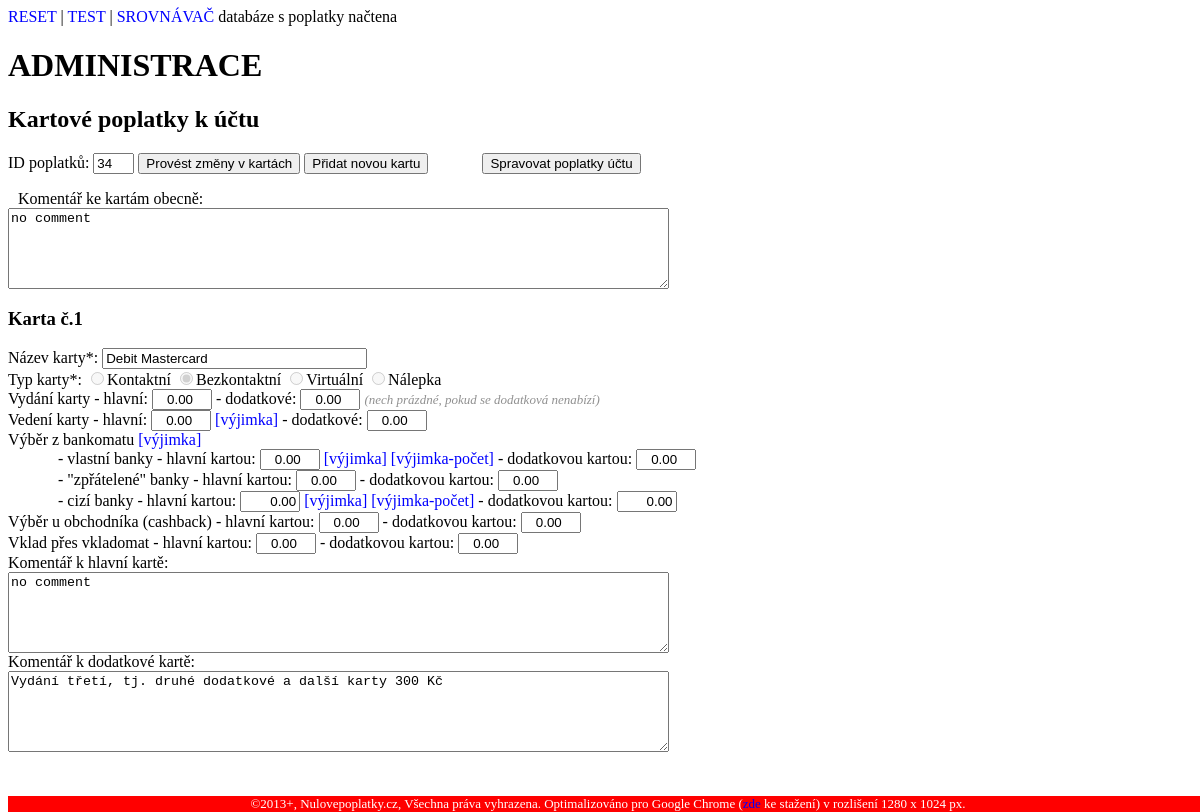
Page /admin_page/admin_karty.php?id=34 (signed in) on the earlier database version.
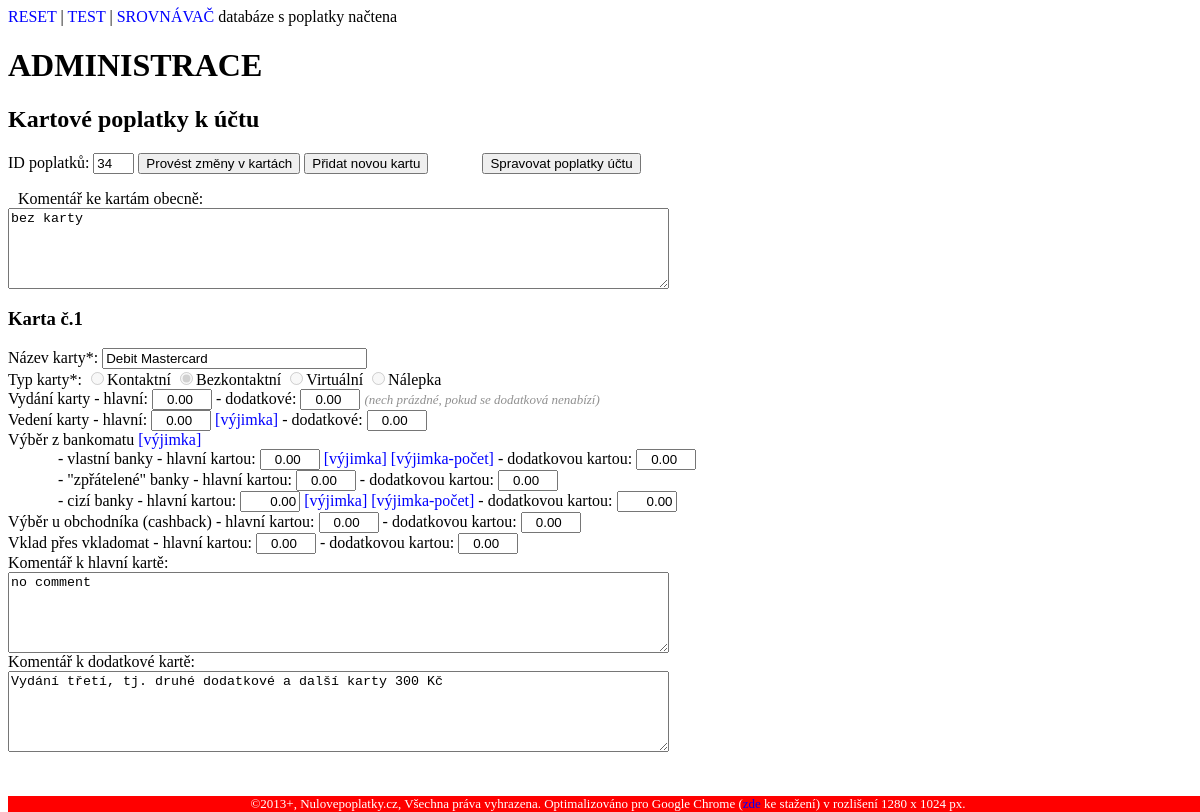
Same page on the later database version.
### tables this page shows
CREATE TABLE `ceny_karty` (
  `ID` int(11) NOT NULL AUTO_INCREMENT,
  `karta_cena_id` int(11) NOT NULL,
  `karta_ID` int(11) NOT NULL,
  `karta_nazev` varchar(55) NOT NULL,
  `karta_druh` varchar(6) NOT NULL,
  `karta_typ` tinyint(4) NOT NULL,
  `kartaH_vedeni` decimal(10,2) DEFAULT NULL,
  `kartaH_vyber1` decimal(10,2) DEFAULT NULL,
  `kartaH_vyber2` decimal(10,2) DEFAULT NULL,
  `kartaH_vyber3` decimal(10,2) DEFAULT NULL,
  `kartaH_cashback` decimal(10,2) DEFAULT NULL,
  `kartaH_vklad` decimal(10,2) DEFAULT NULL,
  `kartaD_vedeni` decimal(10,2) DEFAULT NULL,
  `kartaD_vyber1` decimal(10,2) DEFAULT NULL,
  `kartaD_vyber2` decimal(10,2) DEFAULT NULL,
  `kartaD_vyber3` decimal(10,2) DEFAULT NULL,
  `kartaD_cashback` decimal(10,2) DEFAULT NULL,
  `kartaD_vklad` decimal(10,2) DEFAULT NULL,
  `kartaH_koment` text,
  `kartaD_koment` text,
  `kartaH_vydani` decimal(10,2) DEFAULT NULL,
  `kartaD_vydani` decimal(10,2) DEFAULT NULL,
  PRIMARY KEY (`ID`)
);

CREATE TABLE `ucty_ceny` (
  `cena_id` int(4) NOT NULL AUTO_INCREMENT,
  `cena_ucet_id` int(3) NOT NULL,
  `cena_platnost_od` date NOT NULL,
  `cena_zrizeni` decimal(10,2) DEFAULT '0.00',
  `cena_zruseni` decimal(10,2) DEFAULT '0.00',
  `cena_vedeni` decimal(10,2) DEFAULT NULL,
  `cena_vedeni_podm` tinyint(4) DEFAULT '0',
  `cena_vypis_e` decimal(10,2) DEFAULT NULL,
  `cena_vypis_p` decimal(10,2) DEFAULT NULL,
  `cena_prichozi1` decimal(10,2) DEFAULT NULL,
  `cena_prichozi2` decimal(10,2) DEFAULT NULL,
  `cena_odchozi_tp1` decimal(10,2) DEFAULT NULL,
  `cena_odchozi_tp2` decimal(10,2) DEFAULT NULL,
  `cena_odchozi_online1` decimal(10,2) DEFAULT NULL,
  `cena_odchozi_online2` decimal(10,2) DEFAULT NULL,
  `cena_trans_bal` decimal(10,2) DEFAULT NULL,
  `cena_trans_bal_typ` tinyint(4) DEFAULT NULL,
  `cena_koment_JP` text,
  `cena_koment_PP` text,
  `cena_koment_trans` text,
  `cena_koment_karta` text,
  `cena_odchozi_priorita` decimal(10,2) DEFAULT NULL,
  `cena_inkaso_svoleni` decimal(10,2) DEFAULT NULL,
  `cena_inkaso_odchozi` decimal(10,2) DEFAULT NULL,
  `cena_koment_inkaso` text,
  `cena_kontokorent_zrizeni` decimal(10,2) DEFAULT NULL,
  `cena_kontokorent_vedeni` decimal(10,2) DEFAULT NULL,
  `cena_kontokorent_zruseni` decimal(10,2) DEFAULT NULL,
  `cena_koment_kontokorent` text,
  PRIMARY KEY (`cena_id`)
);

### admin_page/f_karty.php (called while the page is built, shortened)
<?php
function pocetKaretPoplatku($id_poplatku) {
  $req = "select * from ceny_karty where karta_cena_id=$id_poplatku";
  $res = vystup_sql($req);
  return mysql_num_rows($res);
}
?>

### admin_page/admin_karty.php (the view, shortened to what the changed rows need)
<html>
<head>
<LINK rel="stylesheet" type="text/css" href="..\styly.css">
</head>
<body <?php echo (isset($_GET['oprava_karty']) && $_GET['oprava_karty'] <> "" && $_GET['oprava_karty'] <> "Potvrdit" ? "bgcolor=#FFF080" : "bgcolor=#FFFFFF"); ?> text="#000000">
<?php
include 'f_karty.php';
?>
<a href='/admin_page/admin.php'>RESET</a>
| <a href='/admin_page/admin.php?ucet=36&nazevUctu=mKonto&kodBanky=6210&r_cena_d=0&s_popl_karty=Spravovat+poplatky+karet+k+%C3%BA%C4%8Dtu+%282%29&id=81&ucet_vzor=0&platnostOd=2017-05-02&zrizeniUctu=0.00&zrizeniIB=0.00&zrizeniMB=0.00&zrizeniTB=0.00&zrizeniTP_IB=0.00&zrizeniTP_MB=0.00&zrizeniTP_TB=40.00&zruseniUctu=0.00&koment_JP=no+comment&vedeniUctu_podm=0&vedeniUctu=0.00&vedeniIB=0.00&vedeniMB=0.00&vedeniTB=0.00&vypisE=0.00&vypisP=50.00&koment_PP=no+comment&prichozi1=0.00&prichozi2=0.00&odchoziTP1=0.00&odchoziTP2=0.00&odchoziOn1=0.00&odchozi1_IB=0.00&odchozi1_MB=0.00&odchozi1_TB=40.00&odchozi2_IB=0.00&odchozi2_MB=0.00&odchozi2_TB=40.00&odchoziP=&koment_trans=no+comment&inkSvoleni=0.00&inkOdch=0.00&koment_ink=no+comment&kontZrizeni=0.00&kontVedeni=0.00&kontZruseni=0.00&koment_kont=no+comment'>TEST</a>
| <a href=/srovnavac/bezne_ucty>SROVNÁVAČ</a>
<?php
include "../pripojeni_sql.php";
$footer = "<BR>
<div style='background-color:red; text-align:center; position:fixed; color:white; bottom:0px; width:100%; font-size:small'>&copy;2013+, Nulovepoplatky.cz, Všechna práva vyhrazena. Optimalizováno pro Google Chrome (<a href='http://www.google.com/chrome' target='_blank'>zde</a> ke stažení) v rozlišení 1280 x 1024 px.</div>";
?>
<H1>ADMINISTRACE</H1>
<FORM name='karty_admin' method='GET' action=''>
<?php
$sql_karta_d = "SELECT * FROM ceny_karty INNER JOIN ucty_ceny ON ceny_karty.karta_cena_id = ucty_ceny.cena_id
WHERE karta_cena_ID = ".$_GET['id']." ORDER BY karta_id ASC";
$karta_d = vystup_sql($sql_karta_d);
$pocet_karet = pocetKaretPoplatku($_GET['id']);
?>
<H2>Kartové poplatky k účtu <U><?php echo $_GET['nazevUctu']; ?></U></H2>
ID poplatků: <INPUT type='text' name='id' value=<?php echo $_GET['id']; ?> size=2 readonly>
<?php
echo "<INPUT type='submit' name='oprava_karty' value='".(isset($_GET['oprava_karty']) && $_GET['oprava_karty'] == "Provést změny v kartách" ? "Uložit změny v kartách" : "Provést změny v kartách")."'".($pocet_karet == 0 || (isset($_GET['oprava_karty']) && $_GET['oprava_karty'] == "Přidat novou kartu") ? " disabled" : "").">";
$nova_karta = isset($_GET['oprava_karty']) && $_GET['oprava_karty'] == "Přidat novou kartu" ? "Uložit novou kartu" : "Přidat novou kartu";
echo " <INPUT type='submit' name='oprava_karty' value='$nova_karta'".(isset($_GET['oprava_karty']) && $_GET['oprava_karty'] == "Provést změny v kartách" ? " disabled" : "").">";
echo "<span style='letter-spacing:50'>
<INPUT type='submit' name='s_popl_ucet' value='Spravovat poplatky účtu'".
(isset($_GET['oprava_karty']) && ($_GET['oprava_karty'] == "Provést změny v kartách" || $_GET['oprava_karty'] == "Přidat novou kartu") ? " disabled" : "")."></span>";
$komentOb = $pocet_karet > 0 && (!isset($_GET['oprava_karty']) || (isset($_GET['oprava_karty']) && ($_GET['oprava_karty'] <> "Přidat novou kartu" || ($_GET['oprava_karty'] == "Přidat novou kartu" && $pocet_karet > 1)))) ? mysql_result($karta_d, 0, 'cena_koment_karta') : "bez karty";
echo "<p>Komentář ke kartám obecně: <BR><TEXTAREA name='komentOb' cols=80 rows=5".(!isset($_GET['oprava_karty']) || (isset($_GET['oprava_karty']) && $_GET['oprava_karty'] <> "Provést změny v kartách" && $_GET['oprava_karty'] <> "Přidat novou kartu") ? " readonly" : "").">$komentOb</TEXTAREA></p>";
for($i=1; $i<=$pocet_karet; ++$i){
$radek = $i - 1;
  if($i == $pocet_karet && isset($_GET['oprava_karty']) && $_GET['oprava_karty'] == "Přidat novou kartu"){
  $kartaID = $nazevKarty = $typKarty = $vydaniKartyH = $vedeniKartyH = $vyber1H = $vyber2H = $vyber3H = $cashbackH = $vkladH = $vydaniKartyD = $vedeniKartyD = $vyber1D = $vyber2D = $vyber3D = $cashbackD = $vkladD = Null;
  $komentH = $komentD = "no comment";
  }
  else{
    $kartaID = mysql_result($karta_d, $radek, 'karta_ID');
    $nazevKarty = mysql_result($karta_d, $radek, 'karta_nazev');
    $typKarty = mysql_result($karta_d, $radek, 'karta_typ');
    $vedeniKartyH = mysql_result($karta_d, $radek, 'kartaH_vedeni');
    $vyber1H = mysql_result($karta_d, $radek, 'kartaH_vyber1');
    $vyber2H = mysql_result($karta_d, $radek, 'kartaH_vyber2');
    $vyber3H = mysql_result($karta_d, $radek, 'kartaH_vyber3');
    $cashbackH = mysql_result($karta_d, $radek, 'kartaH_cashback');
    $vkladH = mysql_result($karta_d, $radek, 'kartaH_vklad');
    $vedeniKartyD = mysql_result($karta_d, $radek, 'kartaD_vedeni');
    $vyber1D = mysql_result($karta_d, $radek, 'kartaD_vyber1');
    $vyber2D = mysql_result($karta_d, $radek, 'kartaD_vyber2');
    $vyber3D = mysql_result($karta_d, $radek, 'kartaD_vyber3');
    $cashbackD = mysql_result($karta_d, $radek, 'kartaD_cashback');
    $vkladD = mysql_result($karta_d, $radek, 'kartaD_vklad');
    $komentH = mysql_result($karta_d, $radek, 'kartaH_koment');
    $komentD = mysql_result($karta_d, $radek, 'kartaD_koment');
    $vydaniKartyH = mysql_result($karta_d, $radek, 'kartaH_vydani');
    $vydaniKartyD = mysql_result($karta_d, $radek, 'kartaD_vydani');
    }
$karta_readonly = (!isset($_GET['oprava_karty']) || (isset($_GET['oprava_karty']) && $_GET['oprava_karty'] == "Přidat novou kartu" && $kartaID == $i) || isset($_GET['note']) ? " readonly" : "");
$chybi_podm2 = isset($_GET['oprava_karty']) && $_GET['oprava_karty'] == "Přidat novou kartu" && $i == $pocet_karet ? 1 : 0;
$vyj_url = "../admin_page/vyjimky.php?kodBanky=".$_GET['kodBanky']."&ucet=".$_GET['ucet']."&ucetTyp=".$_GET['ucetTyp']."&nazevUctu=".$_GET['nazevUctu']."&id=".$_GET['id']."&r_cena_d=0&vyber_id=&s_popl_karty=";
echo "<H3>Karta č.$i".($chybi_podm2 == 1 ? " - nová karta" : "")."</H3>
<INPUT type='hidden' name='kartaID$i' value='$i'>
Název karty*: <INPUT ".($nazevKarty == "" ? "class='chybi' " : "")."type='text' name='nazevKarty$i' value='$nazevKarty' size=30 maxlength=55$karta_readonly>
".($chybi_podm2 == 1 ? "<input type='checkbox' name='hd' value=1> poplatky za dodatkovou kartu jsou stejné jako za hlavní" : "").
(isset($_GET['oprava_karty']) && $_GET['oprava_karty'] == "Provést změny v kartách" ? "<INPUT type='checkbox' name='smazat_kartu$i' value=1> SMAZAT" : "")."<BR>
Typ karty*:
<INPUT type='radio' name='typKarty$i' value=1".($typKarty == 1 ? " checked" : "").(!isset($_GET['oprava_karty']) || (isset($_GET['oprava_karty']) && $_GET['oprava_karty'] == "Přidat novou kartu" && $kartaID == $i) || isset($_GET['note']) ? " disabled" : "").">Kontaktní
<INPUT type='radio' name='typKarty$i' value=2".($typKarty == 2 ? " checked" : "").(!isset($_GET['oprava_karty']) || (isset($_GET['oprava_karty']) && $_GET['oprava_karty'] == "Přidat novou kartu" && $kartaID == $i) || isset($_GET['note']) ? " disabled" : "").">Bezkontaktní
<INPUT type='radio' name='typKarty$i' value=3".($typKarty == 3 ? " checked" : "").(!isset($_GET['oprava_karty']) || (isset($_GET['oprava_karty']) && $_GET['oprava_karty'] == "Přidat novou kartu" && $kartaID == $i) || isset($_GET['note']) ? " disabled" : "").">Virtuální
<INPUT type='radio' name='typKarty$i' value=4".($typKarty == 4 ? " checked" : "").(!isset($_GET['oprava_karty']) || (isset($_GET['oprava_karty']) && $_GET['oprava_karty'] == "Přidat novou kartu" && $kartaID == $i) || isset($_GET['note']) ? " disabled" : "").">Nálepka<BR>
Vydání karty - hlavní: <INPUT ".($vydaniKartyH == "" ? "class='chybi' " : "")."type='number' name='vydaniKartyH$i' value='$vydaniKartyH' style='text-align:right; width:60'$karta_readonly>
- dodatkové: <INPUT ".($vydaniKartyD == "" ? "class='chybi' " : "")."type='number' name='vydaniKartyD$i' value='$vydaniKartyD' style='text-align:right; width:60'$karta_readonly> <span class='help'>(nech prázdné, pokud se dodatková nenabízí)</span><BR>
Vedení karty - hlavní: <INPUT ".($vedeniKartyH == "" ? "class='chybi' " : "")."type='number' name='vedeniKartyH$i' value='$vedeniKartyH' style='text-align:right; width:60'$karta_readonly>".($chybi_podm2 == 0 ? "<a href='$vyj_url&karta_id=".mysql_result($karta_d, $radek, 'ID')."&vyj_pole=c_kartaH_vedeni&vyj_name=Vedení%20karty%20($nazevKarty)&vyj_puv=$vedeniKartyH#vyj' tabindex='-1'> [výjimka]</a>" : "")."
- dodatkové: <INPUT ".(($vydaniKartyD <> "" && $vedeniKartyD == "") || $chybi_podm2 == 1 ? "class='chybi' " : "")."type='number' name='vedeniKartyD$i' value='$vedeniKartyD' style='text-align:right; width:60'$karta_readonly><BR>
Výběr z bankomatu".($chybi_podm2 == 0 ? "<a href='$vyj_url&karta_id=".mysql_result($karta_d, $radek, 'ID')."&vyj_pole=c_kartaH_vybery&vyj_name=Výběry kartou ($nazevKarty)&vyj_puv=$vyber1H/$vyber3H#vyj' tabindex='-1'> [výjimka]</a>" : "")."<BR />
<DIV style='text-indent:50'>
	- vlastní banky - hlavní kartou: <INPUT ".($vyber1H == "" && $typKarty <> 3 ? "class='chybi' " : "")."type='number' name='vyber1H$i' value='$vyber1H' style='text-align:right; width:60'$karta_readonly>".($chybi_podm2 == 0 ? "<a href='$vyj_url&karta_id=".mysql_result($karta_d, $radek, 'ID')."&vyj_pole=c_kartaH_vyber1&vyj_name=Výběr z vlastního bankomatu ($nazevKarty)&vyj_puv=$vyber1H#vyj' tabindex='-1'> [výjimka]</a>
<a href='$vyj_url&karta_id=".mysql_result($karta_d, $radek, 'ID')."&vyj_pole=p_kartaH_vyber1_vyj&vyj_name=Počet výběrů z vlastního bankomatu ($nazevKarty)&vyj_puv=$vyber1H#vyj' tabindex='-1'>[výjimka-počet]</a>" : "")."
- dodatkovou kartou: <INPUT ".(($vydaniKartyD <> "" && $vyber1D == "" && $typKarty <> 3) || $chybi_podm2 == 1 ? "class='chybi' " : "")."type='number' name='vyber1D$i' value='$vyber1D' style='text-align:right; width:60'$karta_readonly><BR>
</DIV>
<DIV style='text-indent:50'>
	- &#34;zpřátelené&#34; banky - hlavní kartou: <INPUT ".($vyber2H == "" && $typKarty <> 3 ? "class='chybi' " : "")."type='number' name='vyber2H$i' value='$vyber2H' style='text-align:right; width:60'$karta_readonly>
- dodatkovou kartou: <INPUT ".(($vydaniKartyD <> "" && $vyber2D == "" && $typKarty <> 3) || $chybi_podm2 == 1 ? "class='chybi' " : "")."type='number' name='vyber2D$i' value='$vyber2D' style='text-align:right; width:60'$karta_readonly><BR>
</DIV>
<DIV style='text-indent:50'>
	- cizí banky - hlavní kartou: <INPUT ".($vyber3H == "" && $typKarty <> 3 ? "class='chybi' " : "")."type='text' name='vyber3H$i' value='$vyber3H' style='text-align:right; width:60'$karta_readonly>".($chybi_podm2 == 0 ? "<a href='$vyj_url&karta_id=".mysql_result($karta_d, $radek, 'ID')."&vyj_pole=c_kartaH_vyber2&vyj_name=Výběr z cizího bankomatu ($nazevKarty)&vyj_puv=$vyber3H#vyj' tabindex='-1'> [výjimka]</a>
<a href='$vyj_url&karta_id=".mysql_result($karta_d, $radek, 'ID')."&vyj_pole=p_kartaH_vyber2_vyj&vyj_name=Počet výběrů z cizího bankomatu ($nazevKarty)&vyj_puv=$vyber3H#vyj' tabindex='-1'>[výjimka-počet]</a>" : "")."
- dodatkovou kartou: <INPUT ".(($vydaniKartyD <> "" && $vyber3D == "" && $typKarty <> 3) || $chybi_podm2 == 1 ? "class='chybi' " : "")."type='text' name='vyber3D$i' value='$vyber3D' style='text-align:right; width:60'$karta_readonly><BR>
</DIV>
Výběr u obchodníka (cashback) - hlavní kartou: <INPUT ".($cashbackH == "" && $typKarty <> 3 ? "class='chybi' " : "")."type='number' name='cashbackH$i' value='$cashbackH' style='text-align:right; width:60'$karta_readonly>
- dodatkovou kartou: <INPUT ".(($vydaniKartyD <> "" && $cashbackD == "" && $typKarty <> 3) || $chybi_podm2 == 1 ? "class='chybi' " : "")."type='number' name='cashbackD$i' value='$cashbackD' style='text-align:right; width:60'$karta_readonly><BR>
Vklad přes vkladomat - hlavní kartou: <INPUT ".($vkladH == "" && $typKarty <> 3 ? "class='chybi' " : "")."type='number' name='vkladH$i' value='$vkladH' style='text-align:right; width:60'$karta_readonly>
- dodatkovou kartou: <INPUT ".(($vydaniKartyD <> "" && $vkladD == "" && $typKarty <> 3) || $chybi_podm2 == 1 ? "class='chybi' " : "")."type='number' name='vkladD$i' value='$vkladD' style='text-align:right; width:60'$karta_readonly><BR>
Komentář k hlavní kartě: <BR><TEXTAREA name='komentH$i' cols=80 rows=5$karta_readonly>$komentH</TEXTAREA><BR>
Komentář k dodatkové kartě: <BR><TEXTAREA name='komentD$i' cols=80 rows=5$karta_readonly>$komentD</TEXTAREA>";
    }
echo "</form>";
?>
<BR>
<?php echo $footer; ?>
</BODY>
</HTML>

Differences in the rows shown:
changed ceny_karty "Debit Mastercard": komentOb "no comment" → "bez karty"
